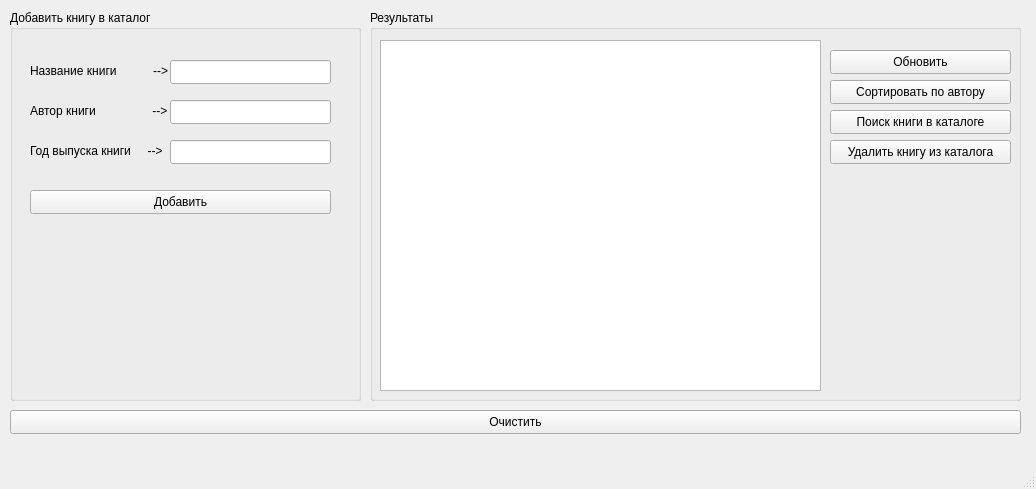
<?xml version="1.0" encoding="UTF-8"?>
<ui version="4.0">
 <class>MainWindow</class>
 <widget class="QMainWindow" name="MainWindow">
  <property name="geometry">
   <rect>
    <x>0</x>
    <y>0</y>
    <width>1036</width>
    <height>489</height>
   </rect>
  </property>
  <property name="windowTitle">
   <string>MainWindow</string>
  </property>
  <widget class="QWidget" name="centralwidget">
   <widget class="QGroupBox" name="groupBox">
    <property name="geometry">
     <rect>
      <x>10</x>
      <y>10</y>
      <width>351</width>
      <height>391</height>
     </rect>
    </property>
    <property name="title">
     <string>Добавить книгу в каталог</string>
    </property>
    <widget class="QLineEdit" name="titleLineEdit">
     <property name="geometry">
      <rect>
       <x>160</x>
       <y>50</y>
       <width>161</width>
       <height>24</height>
      </rect>
     </property>
    </widget>
    <widget class="QLineEdit" name="authorLineEdit">
     <property name="geometry">
      <rect>
       <x>160</x>
       <y>90</y>
       <width>161</width>
       <height>24</height>
      </rect>
     </property>
    </widget>
    <widget class="QLineEdit" name="yearLineEdit">
     <property name="geometry">
      <rect>
       <x>160</x>
       <y>130</y>
       <width>161</width>
       <height>24</height>
      </rect>
     </property>
    </widget>
    <widget class="QPushButton" name="addBookPushButton">
     <property name="geometry">
      <rect>
       <x>20</x>
       <y>180</y>
       <width>301</width>
       <height>24</height>
      </rect>
     </property>
     <property name="text">
      <string>Добавить</string>
     </property>
    </widget>
    <widget class="QLabel" name="label">
     <property name="geometry">
      <rect>
       <x>20</x>
       <y>50</y>
       <width>141</width>
       <height>21</height>
      </rect>
     </property>
     <property name="text">
      <string>Название книги           --&gt;</string>
     </property>
    </widget>
    <widget class="QLabel" name="label_2">
     <property name="geometry">
      <rect>
       <x>20</x>
       <y>90</y>
       <width>141</width>
       <height>21</height>
      </rect>
     </property>
     <property name="text">
      <string>Автор книги                 --&gt;</string>
     </property>
    </widget>
    <widget class="QLabel" name="label_3">
     <property name="geometry">
      <rect>
       <x>20</x>
       <y>130</y>
       <width>141</width>
       <height>21</height>
      </rect>
     </property>
     <property name="text">
      <string>Год выпуска книги     --&gt;</string>
     </property>
    </widget>
    <zorder>titleLineEdit</zorder>
    <zorder>authorLineEdit</zorder>
    <zorder>yearLineEdit</zorder>
    <zorder>label</zorder>
    <zorder>label_2</zorder>
    <zorder>label_3</zorder>
    <zorder>addBookPushButton</zorder>
   </widget>
   <widget class="QGroupBox" name="groupBox_2">
    <property name="geometry">
     <rect>
      <x>370</x>
      <y>10</y>
      <width>651</width>
      <height>391</height>
     </rect>
    </property>
    <property name="title">
     <string>Результаты</string>
    </property>
    <widget class="QPushButton" name="deletePushButton">
     <property name="geometry">
      <rect>
       <x>460</x>
       <y>130</y>
       <width>181</width>
       <height>24</height>
      </rect>
     </property>
     <property name="text">
      <string>Удалить книгу из каталога</string>
     </property>
    </widget>
    <widget class="QTableView" name="tableView">
     <property name="geometry">
      <rect>
       <x>10</x>
       <y>30</y>
       <width>441</width>
       <height>351</height>
      </rect>
     </property>
    </widget>
    <widget class="QPushButton" name="sortingPushButton">
     <property name="geometry">
      <rect>
       <x>460</x>
       <y>70</y>
       <width>181</width>
       <height>24</height>
      </rect>
     </property>
     <property name="text">
      <string>Сортировать по автору</string>
     </property>
    </widget>
    <widget class="QPushButton" name="findPushButton">
     <property name="geometry">
      <rect>
       <x>460</x>
       <y>100</y>
       <width>181</width>
       <height>24</height>
      </rect>
     </property>
     <property name="text">
      <string>Поиск книги в каталоге</string>
     </property>
    </widget>
    <widget class="QPushButton" name="uploadPushButton">
     <property name="geometry">
      <rect>
       <x>460</x>
       <y>40</y>
       <width>181</width>
       <height>24</height>
      </rect>
     </property>
     <property name="text">
      <string>Обновить</string>
     </property>
    </widget>
   </widget>
   <widget class="QPushButton" name="resetPushButton">
    <property name="geometry">
     <rect>
      <x>10</x>
      <y>410</y>
      <width>1011</width>
      <height>24</height>
     </rect>
    </property>
    <property name="text">
     <string>Очистить</string>
    </property>
   </widget>
  </widget>
  <widget class="QMenuBar" name="menubar">
   <property name="geometry">
    <rect>
     <x>0</x>
     <y>0</y>
     <width>1036</width>
     <height>21</height>
    </rect>
   </property>
  </widget>
  <widget class="QStatusBar" name="statusbar"/>
 </widget>
 <resources/>
 <connections/>
</ui>
